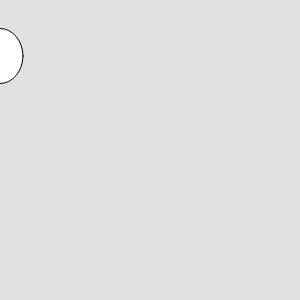
Frame 1 (no input)
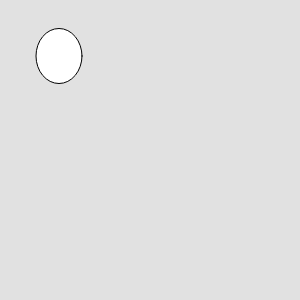
Frame 60 (no input)
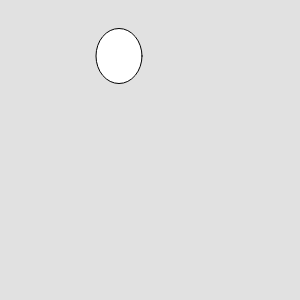
Frame 120 (the mouse pressed at the canvas centre since frame 60)

The p5.js sketch that drew these frames (run headless with seeded random() and noise() and a simulated clock; from frame 60 on, the mouse is pressed at the canvas centre):

// p5.js sketch
// ── sketch.js
function setup(){
    createCanvas(300,300);
  

}
var x = 0;
function draw(){
    background(225)
    ellipse( x, 56,46,55,55);
    x++;
}
